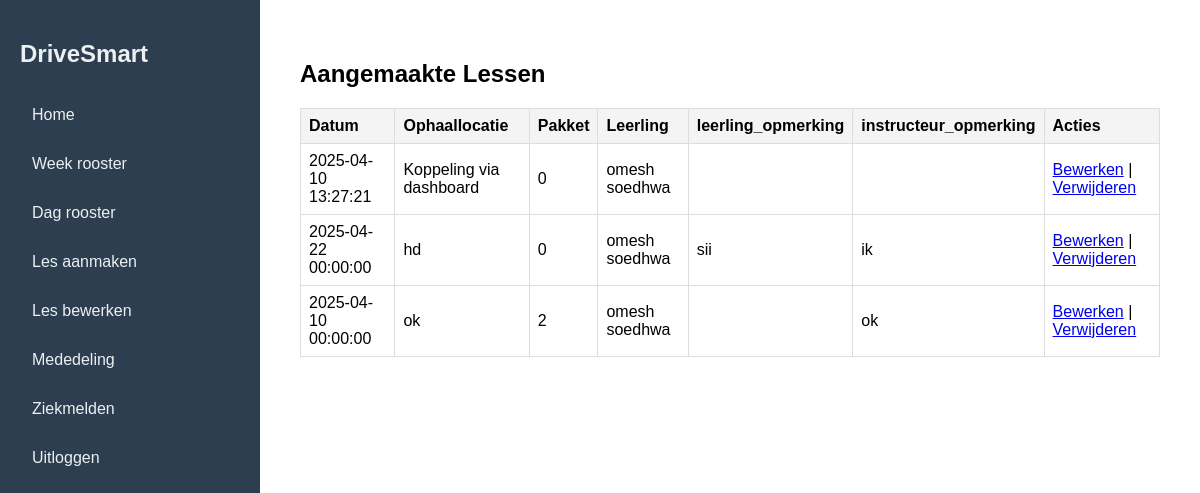
The page /lessen_bekijken.php on the database as committed earlier.
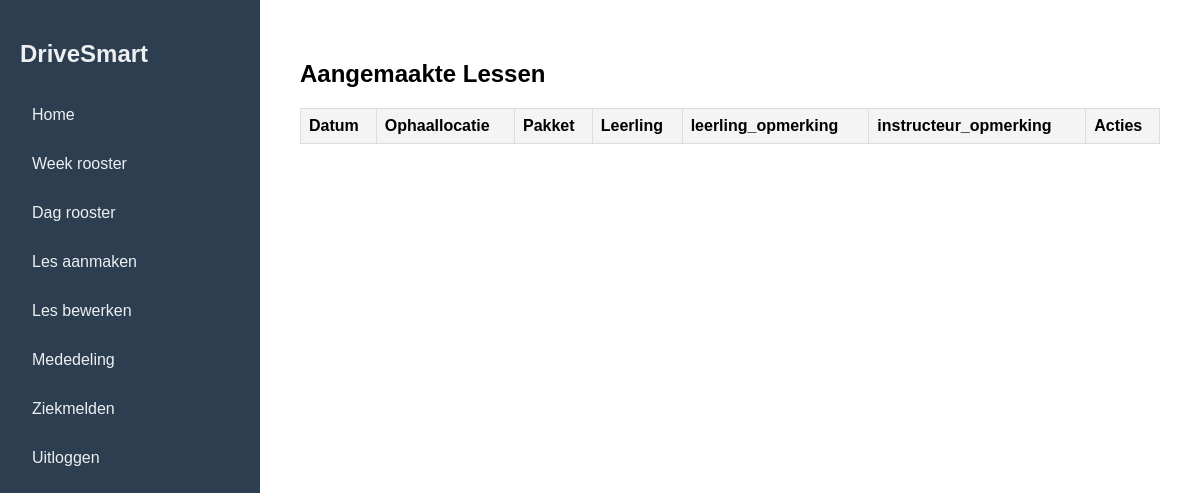
The same page on the database as committed later.
### tables this page shows
CREATE TABLE `les` (
  `les_id` int(11) NOT NULL,
  `leerling_id` int(11) DEFAULT NULL,
  `instructeur_id` int(11) DEFAULT NULL,
  `auto_id` int(11) DEFAULT NULL,
  `datum` datetime DEFAULT NULL,
  `ophaallocatie` varchar(255) DEFAULT NULL,
  `geannuleerd` tinyint(1) DEFAULT 0,
  `reden_annulering` text DEFAULT NULL,
  `leerling_opmerking` text DEFAULT NULL,
  `instructeur_opmerking` text DEFAULT NULL,
  `pakket` tinyint(1) DEFAULT 0
);

### db.php (called while the page is built, shortened)
<?php
class DB{
    private $dbh;
    public function __construct($db = "drivesmart", $host ="localhost:3306", $user = "root", $pass = "")
    {
        try{
            $this->dbh = new PDO("mysql:host=$host;dbname=$db;", $user, $pass);
            $this->dbh->setAttribute(PDO::ATTR_ERRMODE, PDO::ERRMODE_EXCEPTION);
        } catch (PDOEXception $e) {
            die("Connection error: " . $e->getMessage());
        }
    }
    public function execute($sql, $params = []) {
            $this->stmt = $this->dbh->prepare($sql);
            $this->stmt->execute($params);
            return $this->stmt;
    }
}
?>

### lessen_bekijken.php (the view, shortened to what this page needs)
<?php
include 'db.php';
$db = new DB();
$lessen = $db->execute("
    SELECT l.les_id, l.datum, l.ophaallocatie, l.pakket,
           l.leerling_opmerking, l.instructeur_opmerking,
           CONCAT(le.naam, ' ', le.achternaam) AS leerling_naam
    FROM les l
    JOIN leerling le ON l.leerling_id = le.leerling_id
")->fetchAll(PDO::FETCH_ASSOC);
?>
<!DOCTYPE html>
<html lang="en">
<head>
    <link rel="stylesheet" href="instructeur-dashboard.css">
    <link rel="stylesheet" href="lessen_bekijken.css">
</head>
<body>
<div class="dashboard-container">
    <aside class="sidebar">
        <h2>DriveSmart</h2>
        <nav>
            <ul>
            <li><a href="instructeur-dashboard.php">Home</a></li>
        <li><a href="#">Week rooster</a></li>
        <li><a href="dag_rooster.php">Dag rooster</a></li>
        <li><a href="les_aanmaken.php">Les aanmaken</a></li>
        <li><a href="lessen_bekijken.php">Les bewerken</a></li>
        <li><a href="view_mededeling.php">Mededeling</a></li>
        <li><a href="instructeur_ziekmelden.php">Ziekmelden</a></li>
        <li><a href="logout.php">Uitloggen</a></li>
            </ul>
        </nav>
    </aside>
    <main class="main-content">
        <h2>Aangemaakte Lessen</h2>
        <table>
            <thead>
                <tr>
                    <th>Datum</th>
                    <th>Ophaallocatie</th>
                    <th>Pakket</th>
                    <th>Leerling</th>
                    <th>leerling_opmerking</th>
                    <th>instructeur_opmerking</th>
                    <th>Acties</th>
                </tr>
            </thead>
            <tbody>
                <?php foreach ($lessen as $les): ?>
                    <tr>
                        <td><?= htmlspecialchars($les['datum']) ?></td>
                        <td><?= htmlspecialchars($les['ophaallocatie']) ?></td>
                        <td><?= htmlspecialchars($les['pakket']) ?></td>
                        <td><?= htmlspecialchars($les['leerling_naam']) ?></td>
                        <td><?= htmlspecialchars($les['leerling_opmerking']) ?></td>
                        <td><?= htmlspecialchars($les['instructeur_opmerking']) ?></td>
                        <td>
                            <a href="les_bewerken.php?les_id=<?= $les['les_id'] ?>">Bewerken</a> |
                            <a href="les_verwijderen.php?les_id=<?= $les['les_id'] ?>" onclick="return confirm('Weet je zeker dat je deze les wilt verwijderen?')">Verwijderen</a>
                        </td>
                    </tr>
                <?php endforeach; ?>
            </tbody>
        </table>
    </main>
</div>
</body>
</html>

Rows that differ between the two databases and show on the page:
removed les: datum "2025-04-10 13:27:21", ophaallocatie "Koppeling via dashboard", pakket "0", leerling_naam "omesh soedhwa"
removed les: datum "2025-04-22 00:00:00", ophaallocatie "hd", pakket "0", leerling_naam "omesh soedhwa", leerling_opmerking "sii", instructeur_opmerking "ik"
removed les: datum "2025-04-10 00:00:00", ophaallocatie "ok", pakket "2", leerling_naam "omesh soedhwa", instructeur_opmerking "ok"
